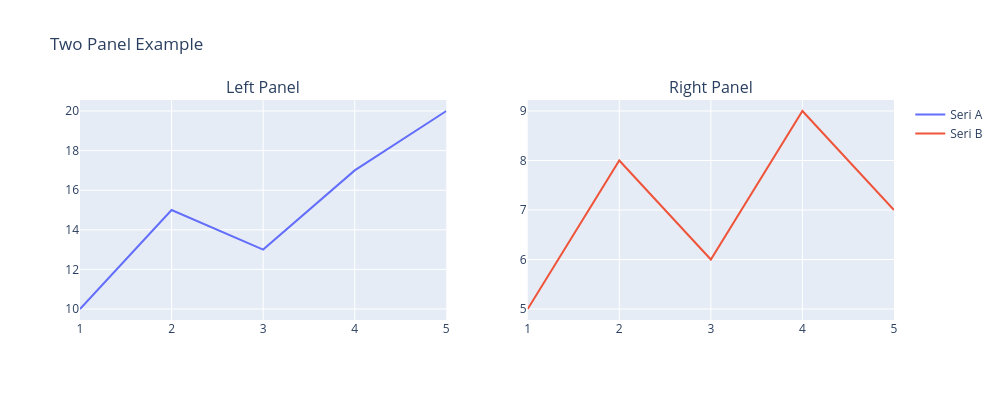

Here is the notebook cell this chart was saved with:
### Markdown cell above
# Make Subplots

### Code cell
from plotly.subplots import make_subplots

x = [1, 2, 3, 4, 5]
y1 = [10, 15, 13, 17, 20]
y2 = [5, 8, 6, 9, 7]


fig = make_subplots(
    rows=1, cols=2,
    subplot_titles=('Left Panel', 'Right Panel')
)

## TRACE PART

fig.add_trace(
    go.Scatter(x=x, y=y1, mode='lines', name='Seri A'),
    row=1, col=1 # LOCATION IS DEFINED HERE,
)

fig.add_trace(
    go.Scatter(x=x, y=y2, mode='lines', name='Seri B'),
    row=1, col=2
)

fig.update_layout(
    title='Two Panel Example',
    width=1000,
    height=400
)

### Figure 1 — Plotly figure (JSON) as saved in the notebook; plotly's stock layout.template omitted (floating-point values rounded to 4 significant figures)
{"data": [{"mode": "lines", "name": "Seri A", "x": [1, 2, 3, 4, 5], "y": [10, 15, 13, 17, 20], "type": "scatter", "xaxis": "x", "yaxis": "y"}, {"mode": "lines", "name": "Seri B", "x": [1, 2, 3, 4, 5], "y": [5, 8, 6, 9, 7], "type": "scatter", "xaxis": "x2", "yaxis": "y2"}], "layout": {"xaxis": {"anchor": "y", "domain": [0.0, 0.45]}, "yaxis": {"anchor": "x", "domain": [0.0, 1.0]}, "xaxis2": {"anchor": "y2", "domain": [0.55, 1.0]}, "yaxis2": {"anchor": "x2", "domain": [0.0, 1.0]}, "annotations": [{"font": {"size": 16}, "showarrow": false, "text": "Left Panel", "x": 0.225, "xanchor": "center", "xref": "paper", "y": 1.0, "yanchor": "bottom", "yref": "paper"}, {"font": {"size": 16}, "showarrow": false, "text": "Right Panel", "x": 0.775, "xanchor": "center", "xref": "paper", "y": 1.0, "yanchor": "bottom", "yref": "paper"}], "title": {"text": "Two Panel Example"}, "width": 1000, "height": 400}}
